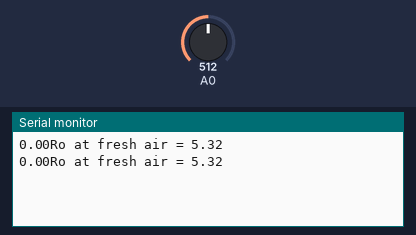
Simulated run of this sketch. Board: Arduino Uno, built with avr-gcc and run on an emulated ATmega328P. Shown: the last lines printed to the serial monitor. The test bench sets the inputs (shaded band); at power-on: A0 = 512.

Above: at 1.8 s.
1.9 s: A0 set to 0
At 2.8 s:
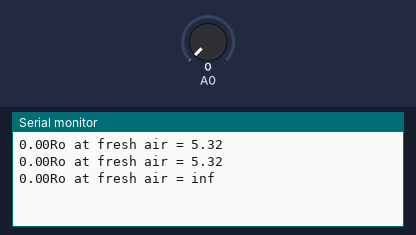
4.5 s: A0 set to 122
At 5.4 s:
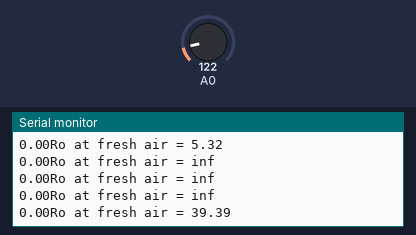

Measured:
- after the input at 1.9 s, the serial monitor: prints a new line after 0.10 s (image 1)
- after the input at 4.5 s, the serial monitor: prints a new line after 0.50 s (image 2)

The sketch:

test0.ino
```cpp
/*
 * Program to measure the value of R0 for a know RL at fresh air condition
 * Program by: B.Aswinth Raj
 * Website: www.circuitdigest.com
 * Dated: 28-12-2017
 */
//This program works best at a fresh air room with temperaure Temp: 20℃, Humidity: 65%, O2 concentration 21% and when the value of Rl is 47K

#define RL 20  //The value of resistor RL is 47K
void setup() //Runs only once
{
  Serial.begin(9600); //Initialise serial COM for displaying the value
}

void loop() {
  float analog_value;
  float VRL;
  float Rs;
  float Ro;
  //for(int test_cycle = 1 ; test_cycle <= 500 ; test_cycle++) //Read the analog output of the sensor for 200 times
 // {
   // analog_value = analog_value + analogRead(A0); //add the values for 200
 // }
 // analog_value = analog_value/500.0; //Take average
   Serial.print(VRL);
  VRL = analogRead(A0)*(5.0/1023.0); //Convert analog value to voltage

  //RS = ((Vc/VRL)-1)*RL is the formulae we obtained from datasheet
  Rs = ((5.0/VRL)-1) * RL;
  //RS/RO is 3.6 as we obtained from graph of datasheet
  Ro = Rs/3.75;
  Serial.print("Ro at fresh air = ");
  Serial.println(Ro); //Display calculated Ro
  delay(1000); //delay of 1sec
}
```
